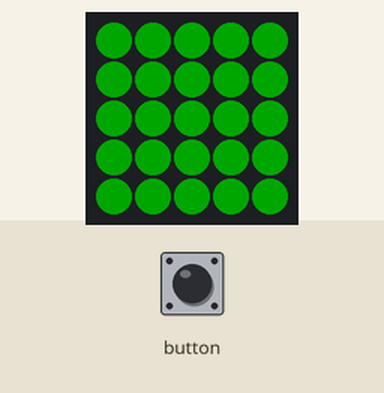
Simulated run of this sketch. Board: ESP32. Shown: 5×5 RGB LED matrix (first LED top left, wired row by row). Inputs (shaded band) come from the test bench. Dim RGB values are drawn brighter than linear; WiFi joins after 1.5 s; servers stay silent unless stated; random numbers use the default seed unless the sketch sets one; no MQTT or app messages arrive unless stated; what the sketch prints to the serial monitor is not drawn.

Above: at 2.7 s.
2.8 s: button pressed for 0.15 s
At 3.7 s:
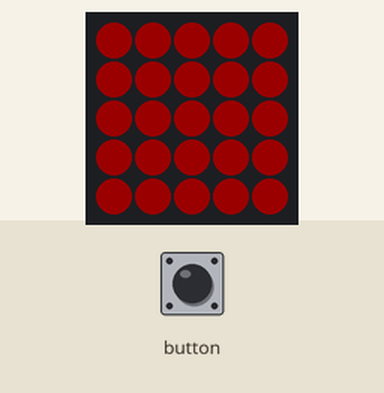
7.4 s: button pressed for 1 s
At 8.4 s:
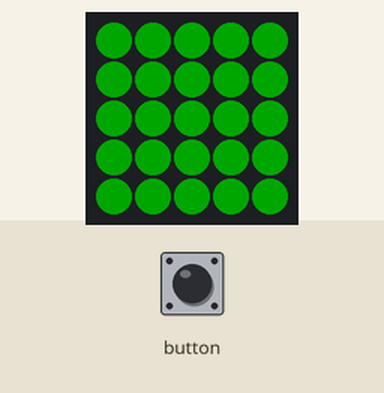
9.9 s: button pressed for 3.2 s
At 10.3 s:
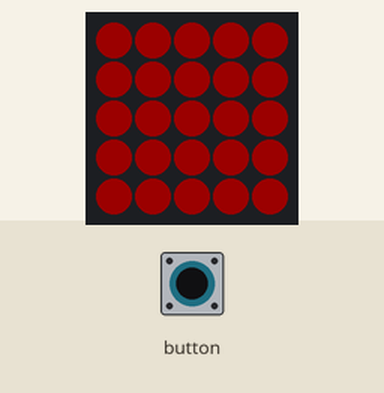
Timing chart, 0 to 12.9 s (numbered marks = the images above; inputs shaded):
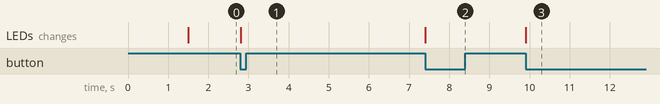

The sketch:

mqttButton.ino
```cpp
#include <M5Atom.h>
#include <Arduino.h>
#include <WiFi.h>
#include <PubSubClient.h>

#include "mqttButtonConfiguration.h"


bool isRed;

const char* ssid        = SECRET_SSID;
const char* password    = SECRET_PASSWORD;
const char* mqtt_server = SECRET_MQTT_SERVER;
const int mqtt_port = SECRET_MQTT_PORT;
const char* mqtt_user = SECRET_MQTT_USER;
const char* mqtt_password = SECRET_MQTT_PASSWORD;
const char* mqtt_topic = SECRET_MQTT_TOPIC;


WiFiClient espClient;

PubSubClient client(espClient);

void callback(char* topic, byte* payload, unsigned int length);

const unsigned char image_allRed[77]=
{
/* width  005 */ 0x05,
/* height 005 */ 0x05,
/* Line   000 */ 0x00,0xaa,0x00, 0x00,0xaa,0x00, 0x00,0xaa,0x00, 0x00,0xaa,0x00, 0x00,0xaa,0x00, //
/* Line   001 */ 0x00,0xaa,0x00, 0x00,0xaa,0x00, 0x00,0xaa,0x00, 0x00,0xaa,0x00, 0x00,0xaa,0x00, //
/* Line   002 */ 0x00,0xaa,0x00, 0x00,0xaa,0x00, 0x00,0xaa,0x00, 0x00,0xaa,0x00, 0x00,0xaa,0x00, //
/* Line   003 */ 0x00,0xaa,0x00, 0x00,0xaa,0x00, 0x00,0xaa,0x00, 0x00,0xaa,0x00, 0x00,0xaa,0x00, //
/* Line   004 */ 0x00,0xaa,0x00, 0x00,0xaa,0x00, 0x00,0xaa,0x00, 0x00,0xaa,0x00, 0x00,0xaa,0x00, //
};

const unsigned char image_allGreen[77]=
{
/* width  005 */ 0x05,
/* height 005 */ 0x05,
/* Line   000 */ 0xff,0x00,0x00, 0xff,0x00,0x00, 0xff,0x00,0x00, 0xff,0x00,0x00, 0xff,0x00,0x00, //
/* Line   001 */ 0xff,0x00,0x00, 0xff,0x00,0x00, 0xff,0x00,0x00, 0xff,0x00,0x00, 0xff,0x00,0x00, //
/* Line   002 */ 0xff,0x00,0x00, 0xff,0x00,0x00, 0xff,0x00,0x00, 0xff,0x00,0x00, 0xff,0x00,0x00, //
/* Line   003 */ 0xff,0x00,0x00, 0xff,0x00,0x00, 0xff,0x00,0x00, 0xff,0x00,0x00, 0xff,0x00,0x00, //
/* Line   004 */ 0xff,0x00,0x00, 0xff,0x00,0x00, 0xff,0x00,0x00, 0xff,0x00,0x00, 0xff,0x00,0x00, //
};

const unsigned char image_allYellow[77]=
{
/* width  005 */ 0x05,
/* height 005 */ 0x05,
/* Line   000 */ 0xff,0xff,0x00, 0xff,0xff,0x00, 0xff,0xff,0x00, 0xff,0xff,0x00, 0xff,0xff,0x00, //
/* Line   001 */ 0xff,0xff,0x00, 0xff,0xff,0x00, 0xff,0xff,0x00, 0xff,0xff,0x00, 0xff,0xff,0x00, //
/* Line   002 */ 0xff,0xff,0x00, 0xff,0xff,0x00, 0xff,0xff,0x00, 0xff,0xff,0x00, 0xff,0xff,0x00, //
/* Line   003 */ 0xff,0xff,0x00, 0xff,0xff,0x00, 0xff,0xff,0x00, 0xff,0xff,0x00, 0xff,0xff,0x00, //
/* Line   004 */ 0xff,0xff,0x00, 0xff,0xff,0x00, 0xff,0xff,0x00, 0xff,0xff,0x00, 0xff,0xff,0x00, //
};

const unsigned char image_allOff[77]=
{
/* width  005 */ 0x05,
/* height 005 */ 0x05,
/* Line   000 */ 0x00,0x00,0x00, 0x00,0x00,0x00, 0x00,0x00,0x00, 0x00,0x00,0x00, 0x00,0x00,0x00, //
/* Line   001 */ 0x00,0x00,0x00, 0x00,0x00,0x00, 0x00,0x00,0x00, 0x00,0x00,0x00, 0x00,0x00,0x00, //
/* Line   002 */ 0x00,0x00,0x00, 0x00,0x00,0x00, 0x00,0x00,0x00, 0x00,0x00,0x00, 0x00,0x00,0x00, //
/* Line   003 */ 0x00,0x00,0x00, 0x00,0x00,0x00, 0x00,0x00,0x00, 0x00,0x00,0x00, 0x00,0x00,0x00, //
/* Line   004 */ 0x00,0x00,0x00, 0x00,0x00,0x00, 0x00,0x00,0x00, 0x00,0x00,0x00, 0x00,0x00,0x00, //
};


void setup() {

  Serial.begin(115200);
  Serial.print("\nSetup...\n");
  isRed=false;
  M5.begin(true, false, true);
  M5.dis.displaybuff( (uint8_t *) image_allYellow);
  WiFi.mode(WIFI_STA);  // Set the mode to WiFi station mode.
  WiFi.begin(ssid, password);  // Start Wifi connection.
  Serial.print("\nConnecting Wifi...\n");
  while (WiFi.status() != WL_CONNECTED) {
        delay(500);
        Serial.print(".");
    }
    Serial.println("WiFi connected");
    Serial.println("IP address: ");
    Serial.println(WiFi.localIP());
    M5.dis.displaybuff( (uint8_t *) image_allGreen);
    client.setServer(mqtt_server, mqtt_port);
    client.setCallback(callback);

}

void loop() {

   if((WiFi.status() == WL_CONNECTED))
   {
     if (!client.connected()) {
        reConnect();
     }
     client.loop();

      if (M5.Btn.wasPressed())
      {
        Serial.print("\nButton pressed\n");
            if(isRed)
            {
                M5.dis.displaybuff( (uint8_t *) image_allGreen);
                isRed=false;
            }else
            {
                M5.dis.displaybuff( (uint8_t *) image_allRed);
                isRed=true;
            }

      }
  }
  else{
        Serial.print("connect failed \n");
        M5.dis.displaybuff( (uint8_t *) image_allYellow);
        M5.update();
      }

  M5.update();
}

void callback(char* topic, byte* payload, unsigned int length) {
    Serial.print("Message arrived [");
    Serial.print(topic);
    Serial.print("] ");
    for (int i = 0; i < length; i++) {
        Serial.print((char)payload[i]);
    }
    if (!strncmp((char *)payload, "open", length)) {
             M5.dis.displaybuff( (uint8_t *) image_allRed);
             isRed=true;
        } else if (!strncmp((char *)payload, "close", length)) {
              M5.dis.displaybuff( (uint8_t *) image_allGreen);
              isRed=false;
        }
    Serial.println();
}

void reConnect() {
    while (!client.connected()) {
        Serial.print("Attempting MQTT connection...");
        // Create a random client ID
        String clientId = "M5Stack-";
        clientId += String(random(0xffff), HEX);
        // Attempt to connect
        if (client.connect(clientId.c_str(),mqtt_user,mqtt_password)) {
            Serial.println("connected");
            // Once connected, publish an announcement to the topic.
            client.publish(mqtt_topic, "hello world");
            // ... and resubscribe
            client.subscribe(mqtt_topic);
        } else {
            Serial.print("failed, rc=");
            Serial.print(client.state());
            Serial.println("try again in 5 seconds");
            delay(5000);
        }
    }
}
```

mqttButtonConfiguration.h
```cpp
#define SECRET_SSID  "GB_PVT_AP"
#define SECRET_PASSWORD  "salesforce2023WTl3g0!"
#define SECRET_MQTT_SERVER  "192.168.69.1"
#define SECRET_MQTT_PORT  1883
#define SECRET_MQTT_USER  "mqtt"
#define SECRET_MQTT_PASSWORD  "salesforce1"
#define SECRET_MQTT_TOPIC  "sensors/order"
```

Measured:
- after the input at 2.8 s, the LEDs: change at once (image 1)
- after the input at 7.4 s, the LEDs: change at once (image 2)
- after the input at 9.9 s, the LEDs: change at once (image 3)
